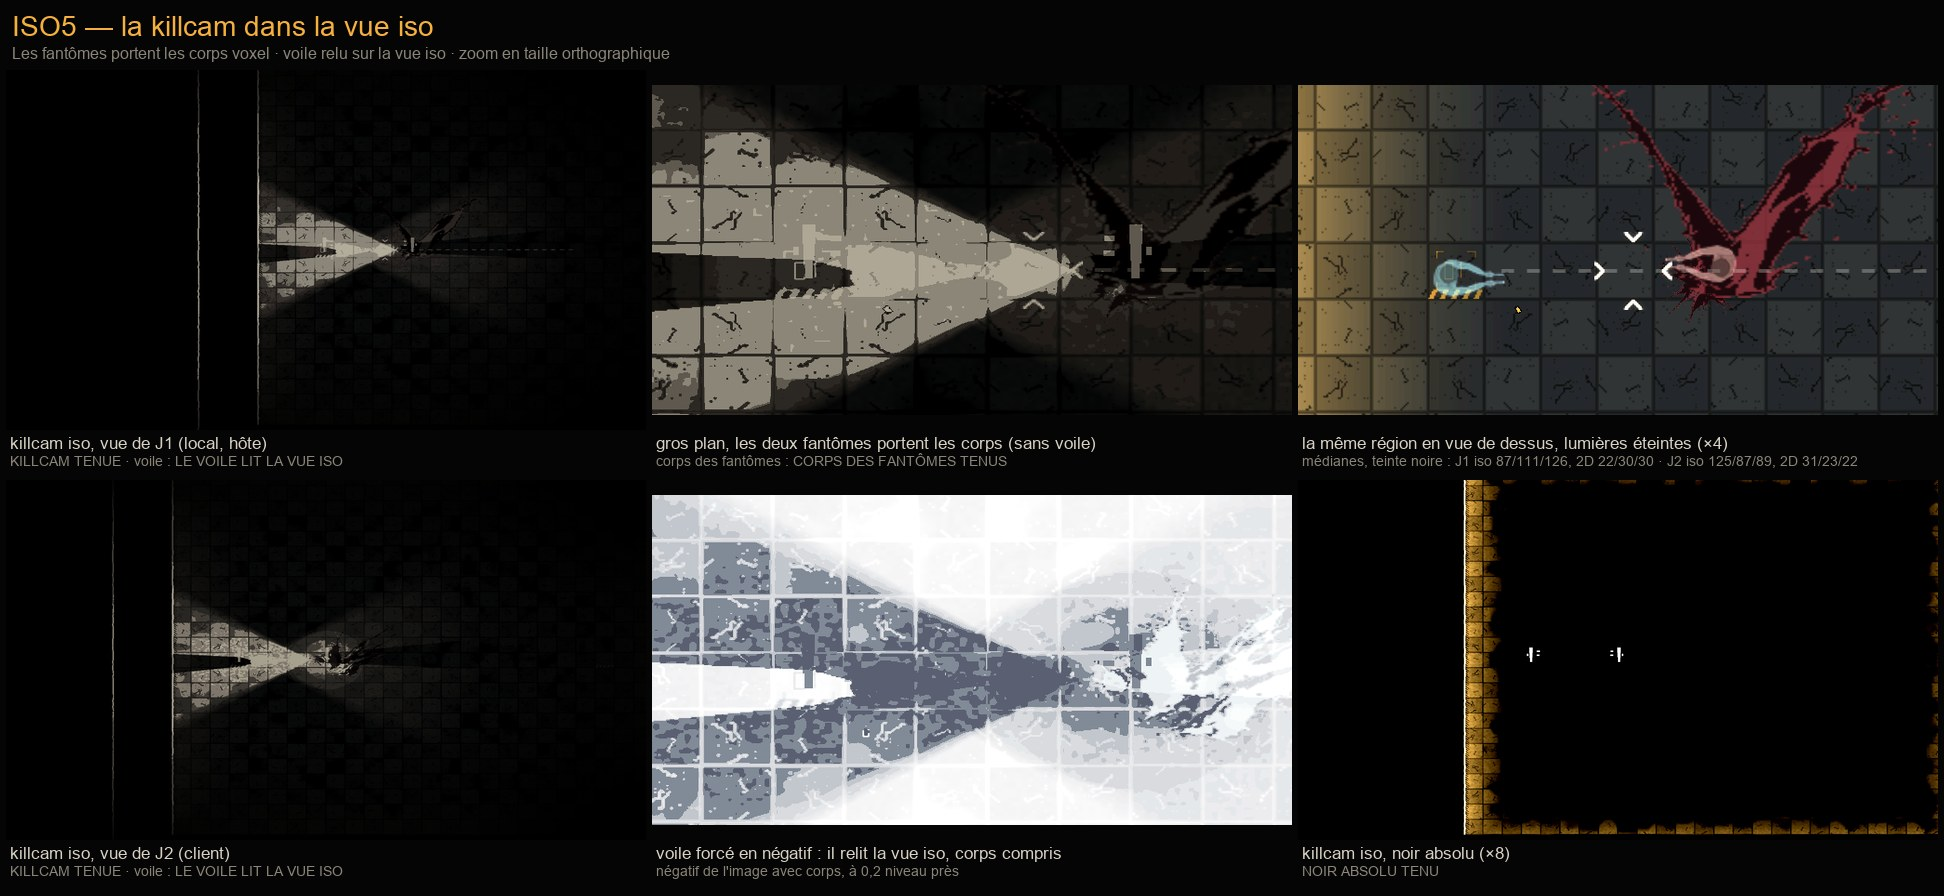

Generate this figure with Python:
#!/usr/bin/env python3
"""Planche d'ISO5 : la killcam dans la vue iso.

Usage : python3 docs/iso/planche_iso5.py [--captures DIR] [--journal FICHIER]

Lit les captures de `tools/banc_iso.gd --killcam` (commandes dans la ROADMAP, section ISO5) rangées dans
docs/iso/captures_iso5/, et leurs relevés (`releves_iso5.txt`), et compose docs/iso/planche_iso5.jpg :

- ligne 1 : la killcam iso par la vue de J1 (local, hôte), avec son voile ; gros plan sur les deux
  fantômes, sans voile ; la même région en vue de dessus (lumières éteintes, teinte de killcam, ×4) ;
- ligne 2 : la killcam iso par la vue de J2 (configuration du client) ; gros plan du voile forcé en
  négatif (la preuve qu'il relit la vue iso, corps compris) ; le noir absolu de la killcam iso (×8).

Les gros plans sont recadrés sur les boîtes des fantômes que le banc a relevées.

⚠️ Les captures « vue de dessus » et « noir » sont ÉCLAIRCIES pour la planche (gain en légende). Le
verdict est le chiffre du banc, jamais l'œil.

Dépendance : Pillow. Police, compression et vignettes : celles de planche_iso.py et planche_iso1.py.
"""
import argparse
import os
import re
import sys

from PIL import Image

ICI = os.path.dirname(os.path.abspath(__file__))
sys.path.insert(0, ICI)
from planche_iso import compresser  # noqa: E402
from planche_iso1 import planche  # noqa: E402


def lire(journal):
    if not journal or not os.path.exists(journal):
        return ""
    return open(journal, encoding="utf-8", errors="replace").read()


def verdict(t, vue, controle):
    m = re.search(r"BANC_ISO killcam %s vue=%s verdict=([^—(\n]+)" % (controle, vue), t)
    return m.group(1).strip() if m else "relevé absent"


def boites(t, vue):
    ligne = next((l for l in t.split("\n") if "BANC_ISO killcam corps vue=%s " % vue in l), "")
    return [tuple(int(v) for v in m) for m in re.findall(r"\[P: \((\d+), (\d+)\), S: \((\d+), (\d+)\)\]", ligne)]


def gros_plan(c, source, cible, zones, image_entiere_si_absent=True):
    """Recadre `source` sur l'union des zones, avec une marge de deux fois leur taille."""
    chemin = os.path.join(c, source)
    if not os.path.exists(chemin) or not zones:
        return chemin if image_entiere_si_absent else None
    x0 = min(z[0] for z in zones)
    y0 = min(z[1] for z in zones)
    x1 = max(z[0] + z[2] for z in zones)
    y1 = max(z[1] + z[3] for z in zones)
    marge = 2 * max(max(z[2] for z in zones), max(z[3] for z in zones))
    im = Image.open(chemin).convert("RGB")
    boite = (max(0, x0 - marge), max(0, y0 - marge), min(im.width, x1 + marge), min(im.height, y1 + marge))
    sortie = os.path.join(c, cible)
    im.crop(boite).save(sortie)
    return sortie


def main():
    p = argparse.ArgumentParser()
    p.add_argument("--captures", default=os.path.join(ICI, "captures_iso5"))
    p.add_argument("--journal", default="")
    p.add_argument("--max-ko", type=int, default=450)
    p.add_argument("--max-planche-ko", type=int, default=1400)
    a = p.parse_args()
    c = a.captures
    t = lire(a.journal or os.path.join(c, "releves_iso5.txt"))
    b1 = boites(t, "j1")
    b2 = boites(t, "j2")
    gp_j1 = gros_plan(c, "killcam_j1_sans_voile.png", "gros_plan_j1_sans_voile.png", b1)
    gp_plat = gros_plan(c, "killcam_j1_vue_de_dessus.png", "gros_plan_j1_vue_de_dessus.png", b1)
    gp_negatif = gros_plan(c, "killcam_j2_voile_negatif.png", "gros_plan_j2_voile_negatif.png", b2)
    for nom in sorted(os.listdir(c)):
        if nom.endswith(".png"):
            compresser(os.path.join(c, nom), os.path.join(c, nom), a.max_ko * 1024)
    etalon = re.search(r"BANC_ISO killcam etalon vue=j1 \(information[^)]*\) — (.+)", t)
    silhouette = "étalon absent"
    if etalon:
        noire = re.findall(r"(J\d), teinte noire : iso (\d+/\d+/\d+), vue de dessus (\d+/\d+/\d+)", etalon.group(1))
        silhouette = " · ".join("%s iso %s, 2D %s" % n for n in noire)
    general = {v: re.search(r"BANC_ISO killcam vue=%s verdict=(\S+ \S+)" % v, t) for v in ("j1", "j2")}
    cases = [
        (os.path.join(c, "killcam_j1.png"), "killcam iso, vue de J1 (local, hôte)",
         "%s · voile : %s" % (general["j1"].group(1) if general["j1"] else "relevé absent", verdict(t, "j1", "voile")), 1),
        (gp_j1, "gros plan, les deux fantômes portent les corps (sans voile)",
         "corps des fantômes : %s" % verdict(t, "j1", "corps"), 1),
        (gp_plat, "la même région en vue de dessus, lumières éteintes (×4)",
         "médianes, teinte noire : %s" % silhouette, 4),
        (os.path.join(c, "killcam_j2.png"), "killcam iso, vue de J2 (client)",
         "%s · voile : %s" % (general["j2"].group(1) if general["j2"] else "relevé absent", verdict(t, "j2", "voile")), 1),
        (gp_negatif, "voile forcé en négatif : il relit la vue iso, corps compris",
         "négatif de l'image avec corps, à 0,2 niveau près", 1),
        (os.path.join(c, "killcam_j2_noir.png"), "killcam iso, noir absolu (×8)", verdict(t, "j2", "noir"), 8),
    ]
    planche(cases, 3, "ISO5 — la killcam dans la vue iso",
            "Les fantômes portent les corps voxel · voile relu sur la vue iso · zoom en taille orthographique",
            os.path.join(ICI, "planche_iso5.jpg"), a.max_planche_ko)


if __name__ == "__main__":
    main()
